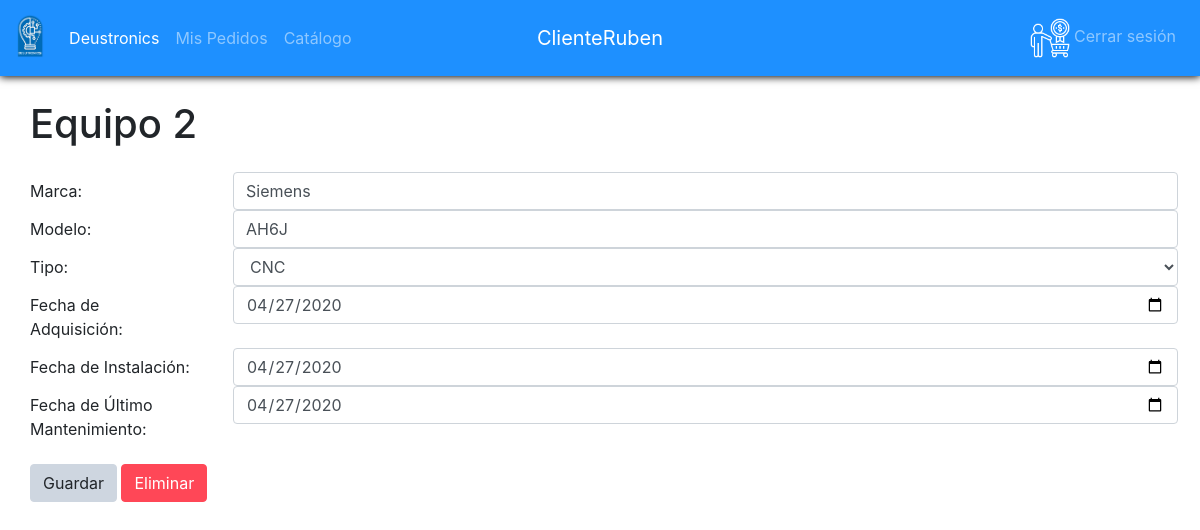
/equipo/2/ (signed in), run on an earlier commit of the app's database.
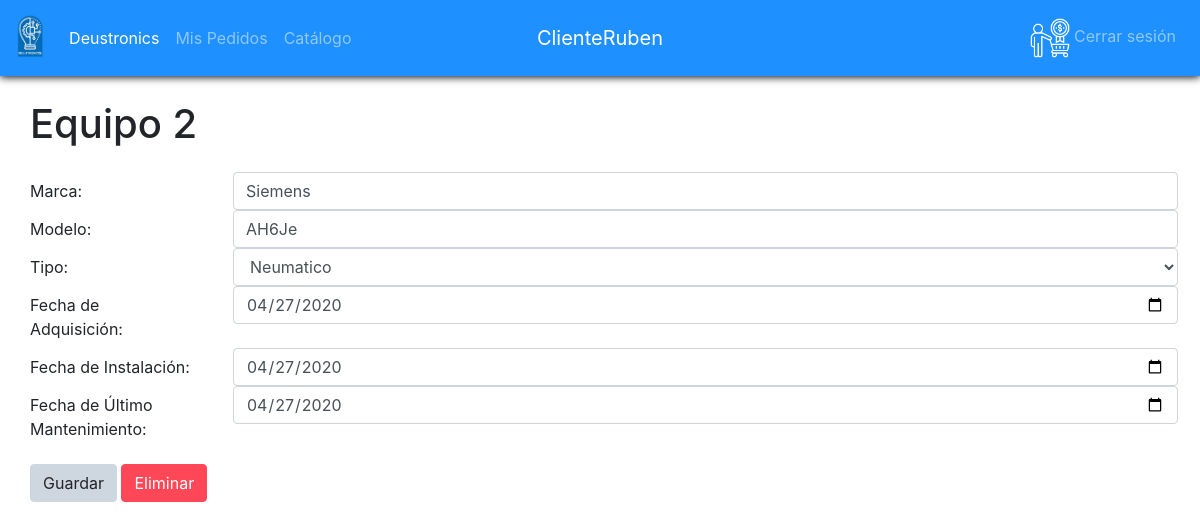
And on a later commit of the database.
### app/models.py (models this page shows, shortened)
class Equipo(models.Model):
    marca = models.CharField(max_length=100)
    modelo = models.CharField(max_length=100)
    tipo = models.ForeignKey(TipoEquipo, on_delete=models.SET_NULL, null=True)
    fecha_adquisicion = models.DateField()
    fecha_instalacion = models.DateField()
    fecha_ultimo_mantenimiento = models.DateField()

class TipoEquipo(models.Model):
    nombre = models.CharField(max_length=100)

### app/views.py (the view, shortened to what this page needs)
# urls.py: path('equipo/<int:pk>/', login_required(views.EquipoDetailView.as_view()), name='equipo_detalle'),
class EquipoDetailView(DetailView):
    model = Equipo
    template_name = 'equipo_detalle.html'
    def get_context_data(self, **kwargs):
        context = super(EquipoDetailView, self).get_context_data(**kwargs)
        context['tipos'] = TipoEquipo.objects.all()
        return context

### app/templatetags/sesion_tags.py (called while the page is built)
@register.filter(name='has_group')
def has_group(user, group_name):
    return user.groups.filter(name=group_name).exists()

### app/templates/equipo_detalle.html (shortened to what this page needs)
{%extends 'base.html'%} {% block content%}
<div class="mt-2">
  <h1>
    Equipo {{equipo.id}}
  </h1>
  <form action="{%url 'equipo_detalle' equipo.id %}" method="POST" class="formDetalle">
    <div class="form-group row mt-4">
      <label for="equipoMarca" class="col-sm-2 col-form-label">Marca: </label>
      <div class="col-sm-10">
        <input type="text" class="form-control ml-2" id="equipoMarca" name="equipoMarca" value="{{equipo.marca}}" />
      </div>
      <label for="equipoModelo" class="col-sm-2 col-form-label">Modelo: </label>
      <div class="col-sm-10">
        <input type="text" class="form-control ml-2" id="equipoModelo" name="equipoModelo" value="{{equipo.modelo}}" />
      </div>
      <label for="equipoTipo" class="col-sm-2 col-form-label">Tipo: </label>
      <div class="col-sm-10">
        <select name="equipoTipo" id="" class="form-control ml-2">
          {%for tp in tipos%}
          <option value="{{tp.id}}" {% if equipo.tipo.id == tp.id %} selected {%endif%}>{{tp.nombre}} </option>
          {%endfor%}
        </select>
      </div>
      <label for="equipoAdquisicion" class="col-sm-2 col-form-label">Fecha de Adquisición: </label>
      <div class="col-sm-10">
        <input type="date" class="form-control ml-2" id="equipoAdquisicion" name="equipoAdquisicion"
          value="{{equipo.fecha_adquisicion|date:'yy-m-d'}}" />
      </div>
      <label for="equipoInstalacion" class="col-sm-2 col-form-label">Fecha de Instalación: </label>
      <div class="col-sm-10">
        <input type="date" class="form-control ml-2" id="equipoInstalacion" name="equipoInstalacion"
          value="{{equipo.fecha_instalacion|date:'yy-m-d'}}" />
      </div>
      <label for="equipoMantenimiento" class="col-sm-2 col-form-label">Fecha de Último Mantenimiento: </label>
      <div class="col-sm-10">
        <input type="date" class="form-control ml-2" id="equipoMantenimiento" name="equipoMantenimiento"
          value="{{equipo.fecha_ultimo_mantenimiento|date:'yy-m-d'}}" />
      </div>
    </div>
    <input type="submit" class="btn btn-secondary" value="Guardar" />
  </form>
  <form action="{%url 'equipo_delete'%}" method="POST" class="formDetalle">
    <input type="submit" class="btn btn-danger" value="Eliminar">
  </form>
</div>
{%endblock%}

What changed in the data, as far as the page shows it:
changed Equipo "Siemens": equipoModelo "AH6J" → "AH6Je"; equipoTipo "CNC" → "Neumatico"
